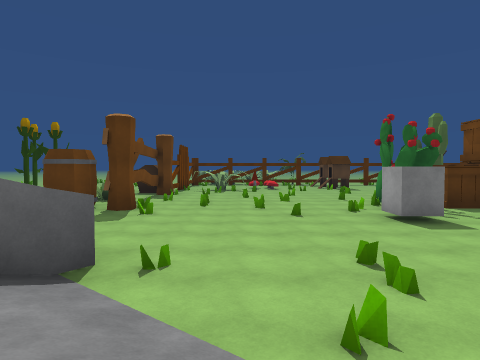
view 1 (above)

24 first-person views from a walk through a scene from a Unity 3-D project. The camera is 1.3 m above the floor, tilts 2° down and sees 75° across. The floor is counted in squares, 2 m on a side. Each view is taken from the middle of a square. On the plan, view 1 faces up. The plan holds only what a view shows up to about 10 squares ahead; the rest is blank. The place goes on beyond the plan. The player is left out. Some animated figures are left out. Surface patterns are stand-ins for the level's own textures.

view 2
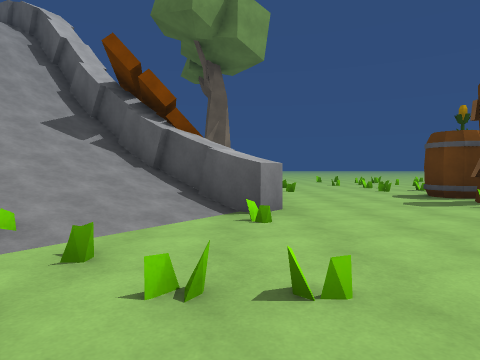

view 3
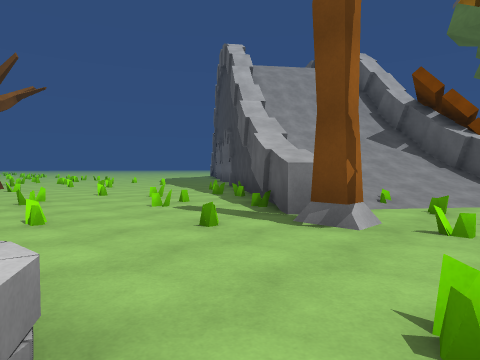

view 4
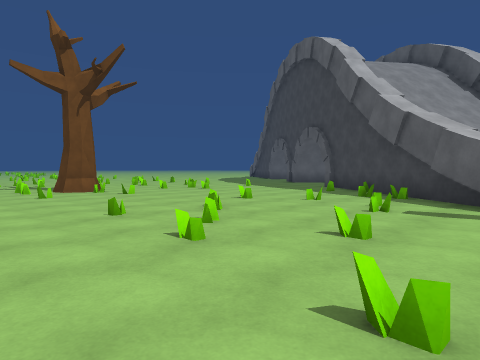

view 5
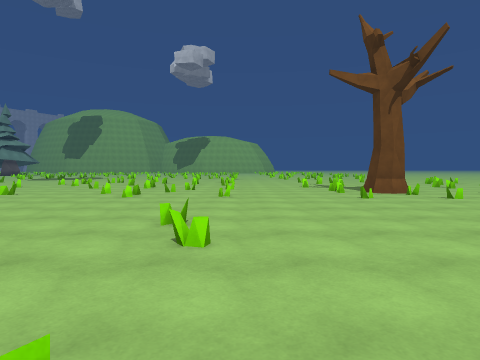

view 6
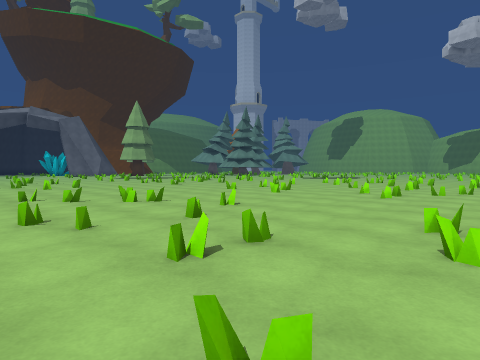

view 7
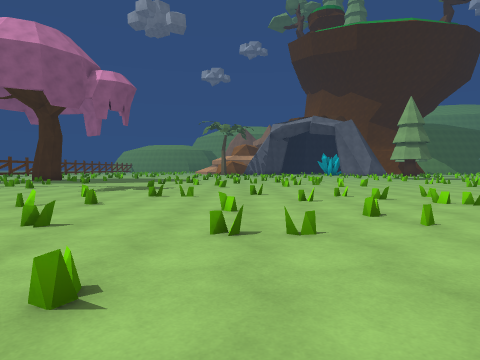

view 8
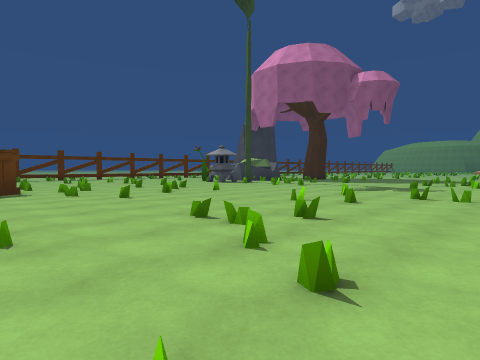

view 9
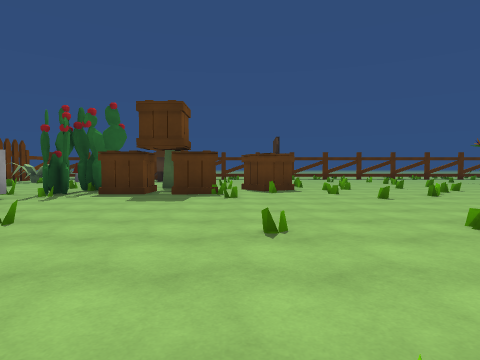

view 10
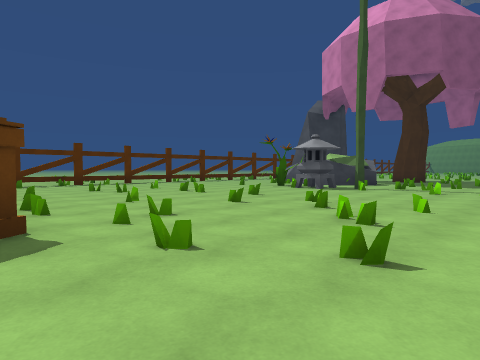

view 11
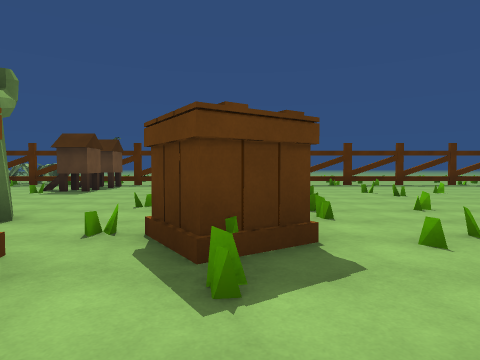

view 12
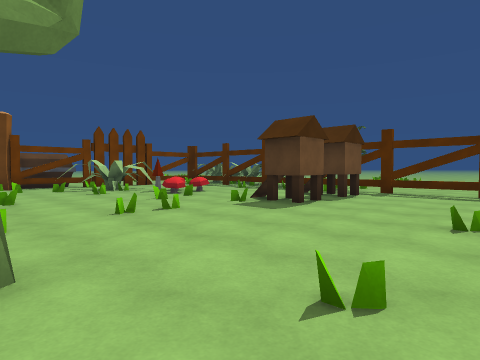

view 13
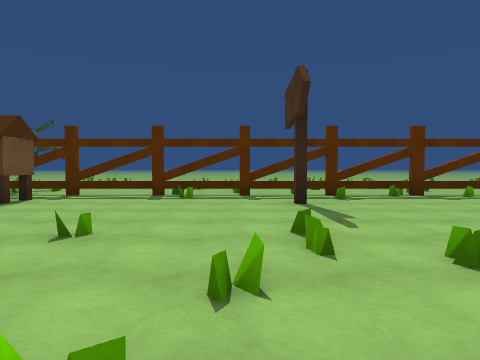

view 14
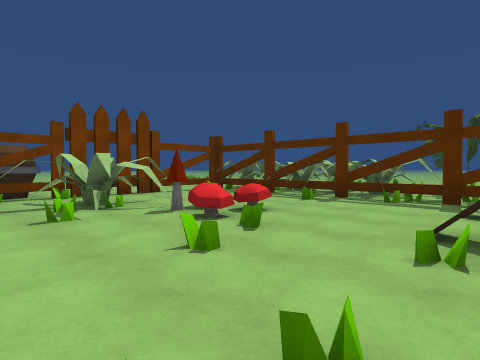

view 15
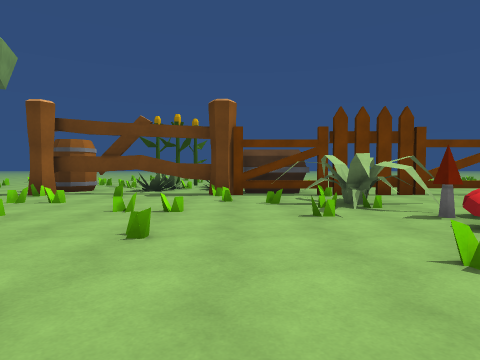

view 16
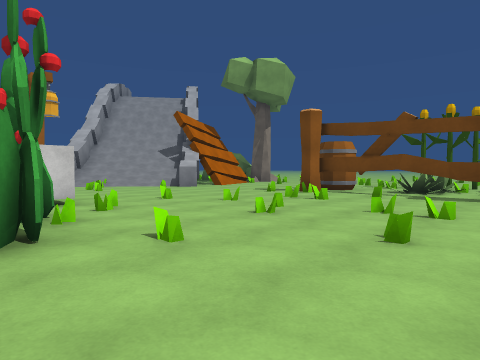

view 17
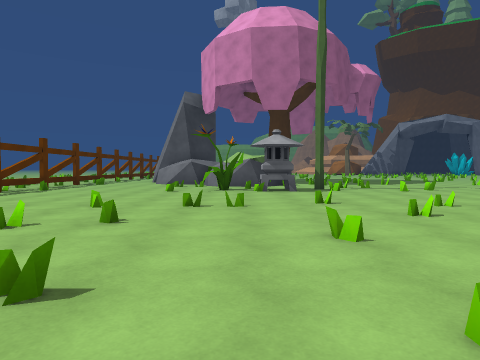

view 18
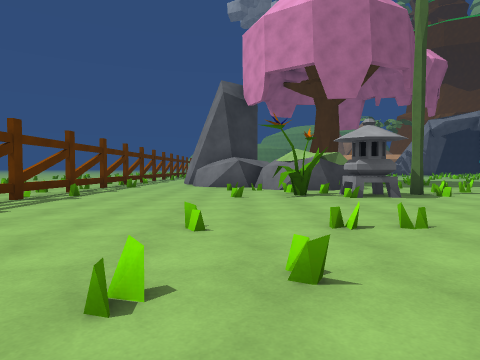

view 19
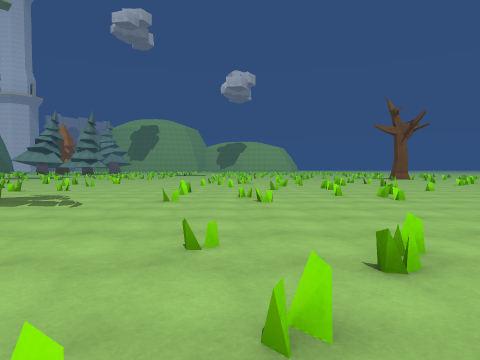

view 20
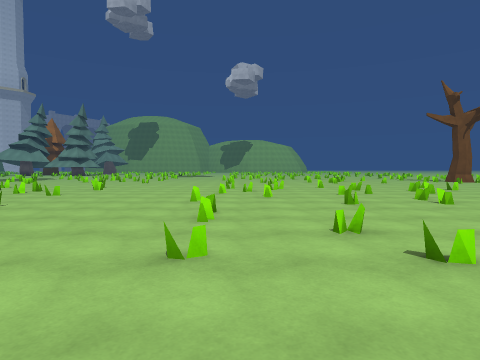

view 21
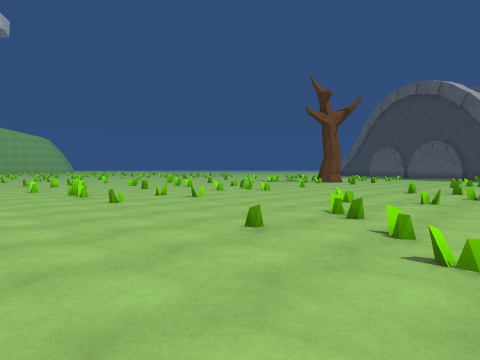

view 22
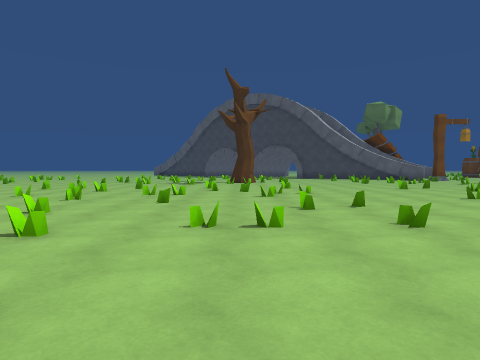

view 23
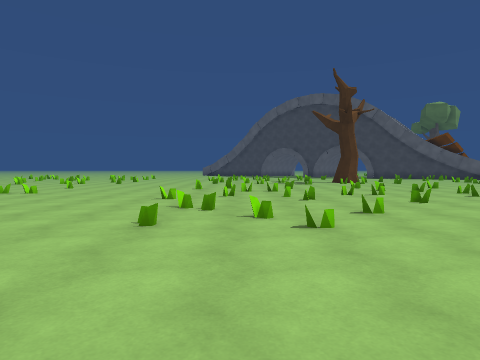

view 24
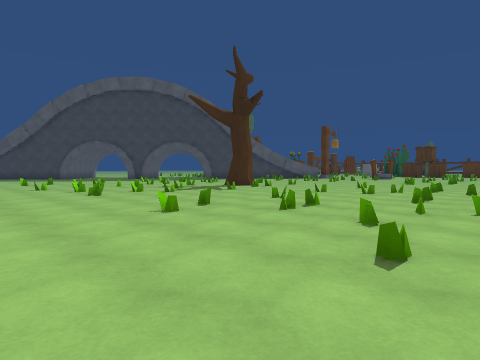

### Floor plan
Key: @ floor where view 1 was taken; # wall or solid block; . floor; / step, stairs or slope; = window, fence, low wall or low ledge; C cactus; P plant; T thing the floor can be seen under or through; R crate; B barrel; U cube; E tree; W well; S streetlight; M mushroom; I sign; F fence; H chest; O other object.
Columns run from 7 left of view 1 to 21 right of it. Each row starts with its distance up from view 1.
 22       OOO##....        ..
 21      OOOO##...... .... ..
 20     ######=#=TTTTTTTTTT=#=#=#
 19    .==..........=..=.......#.
 18    .#.  ....O.....I..........
 17    .F....M..O................
 16     FOOOMM..O................
 15    H#OOO..=..........=.......
 14    H#.O.=........=.=..=....P=
 13    H#......=..........=....P.
 12   ..#..=.=........=.=.....OOO
 11 PPP.T..=.... .C.. =....=.....
 10 P ..T...=...O...RR.=.......E.
  9   ..T.=....CRRRR.R....=.....=
  8   B##.....=C.R.R..=..=....=..
  7 .....=..=.......=..=.......#
  6 ..........UU................
  5 ...........................
  4  #.........  ...............
  3     ##/.....#.........=.....
  2    ##//.=#...W....=.=..=.....
  1    #//// #S..W...=.....=....=
  0   ##///@##.........=.=.......
 -1  ##////##...#...........=....
 -2 ##/////#..=.........=........
 -3 #/////##..........=....=.....
 -4      ##..#..=#........=......
 -5      #....=......=..=......
 -6        ....................
 -7         ...................
 -8          ..=.=........=...
 -9           ..E......#..=....
-10          ...E=....=....=....
-11          ..  ....=...=.....
-12              .=....=....=.
-13              .........=...
-14             .#....=.#.. ...
-15             =.....==........
-16           .=.....=....=....
-17           =.........=.....
-18            ..............
-19                  ......

Where each view was taken, in squares from view 1:
view 1: 0 up, 0 right, facing up
view 2: 3 up, 3 right, facing left
view 3: 3 up, 6 right, facing down-left
view 4: 0 up, 8 right, facing down-left
view 5: 1 down, 9 right, facing down
view 6: 1 down, 9 right, facing down-right
view 7: 0 up, 9 right, facing right
view 8: 0 up, 9 right, facing up-right
view 9: 0 up, 9 right, facing up
view 10: 6 up, 10 right, facing up-right
view 11: 7 up, 10 right, facing up
view 12: 11 up, 9 right, facing up-left
view 13: 12 up, 10 right, facing up
view 14: 13 up, 5 right, facing up-left
view 15: 13 up, 5 right, facing left
view 16: 13 up, 5 right, facing down-left
view 17: 13 up, 10 right, facing right
view 18: 15 up, 12 right, facing right
view 19: 10 up, 15 right, facing down
view 20: 6 up, 16 right, facing down
view 21: 2 down, 19 right, facing down-left
view 22: 10 down, 20 right, facing left
view 23: 15 down, 20 right, facing left
view 24: 19 down, 14 right, facing up-left
